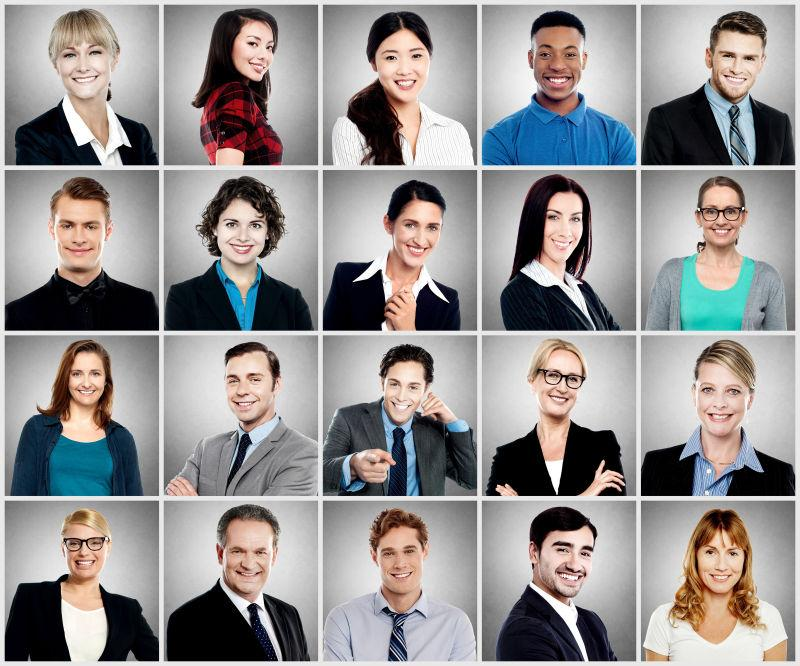
#> input picture Course_design/input/faces.jpg, 800 x 666 px
$ python face.py
#> lines starting #> are read from the running program, lines starting #| are printed output that depends on the picture; after the words box and inside, x2 and y2 are one past the last pixel; in counts of white or black regions, pixels touching at a corner belong together
import cv2
import numpy as np

# 实例化人脸分类器
# xml来源于资源文件
face_cascade = cv2.CascadeClassifier('./input/haarcascade_frontalface_default.xml')
# 读取测试图片
img = cv2.imread('./input/faces.jpg', cv2.IMREAD_COLOR)
#> img is the input picture: shape (666, 800, 3); mean B, G, R 145.3, 145.8, 149
# 将原彩色图转换成灰度图
gray = cv2.cvtColor(img, cv2.COLOR_BGR2GRAY)
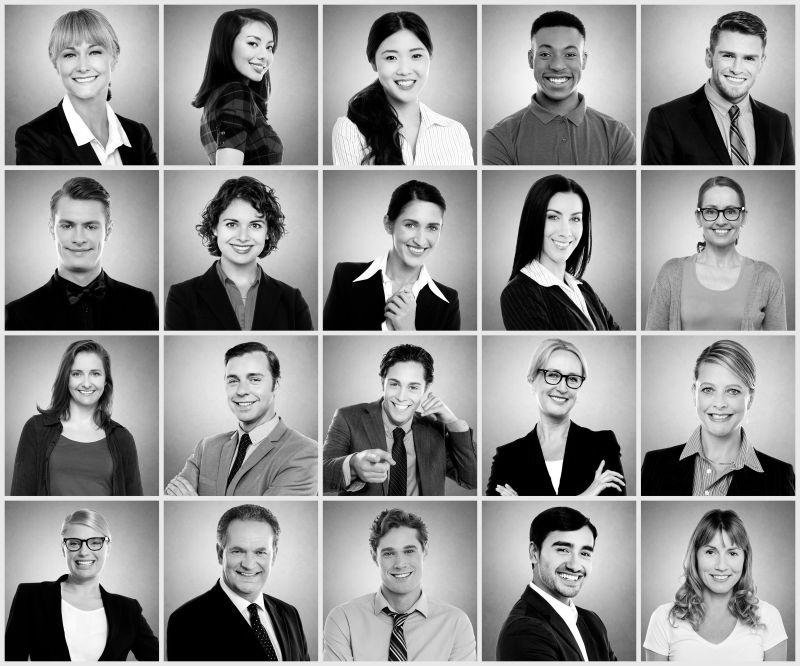
#> gray: shape (666, 800); min 0, max 255, mean 146.7
# 开始在灰度图上检测人脸，输出是人脸区域的外接矩形框
# - scaleFactor：表示每次图像尺寸减小的比例因子。该参数可以控制级联分类器检测窗口的大小，以适应不同尺寸的对象。通常设置为1.1或1.2。
# - minNeighbors：指定每个候选矩形框周围要保留的邻居数量。该参数可以过滤掉一些错误检测结果，提高检测精度。通常设置为3至6之间。
# - minSize：指定对象的最小尺寸。如果检测到的对象太小，则可能是假阳性结果，应该过滤掉。通常设置为(30, 30)或(50, 50)。
# - maxSize：指定对象的最大尺寸。如果检测到的对象太大，则可能是假阳性结果，应该过滤掉
faces = face_cascade.detectMultiScale(gray, scaleFactor=1.2, minNeighbors=1)
#> faces = 24 rows, first 6: [362, 448, 32, 32], [708, 252, 38, 38], [228, 286, 35, 35], [212, 202, 61, 61], [61, 353, 52, 52], [376, 364, 56, 56]
# 遍历人脸检测结果
for (x, y, w, h) in faces:
    # 在原彩色图上画人脸矩形框
    cv2.rectangle(img, (x, y), (x + w, y + h), (255, 255, 0), 2)
#> this loop made 24 passes
#> (x, y, w, h) on passes 1 to 12: (362, 448, 32, 32), (708, 252, 38, 38), (228, 286, 35, 35), (212, 202, 61, 61), (61, 353, 52, 52), (376, 364, 56, 56), (369, 529, 62, 62), (228, 22, 56, 56), (526, 30, 64, 64), (370, 31, 68, 68), (706, 31, 67, 67), (691, 188, 61, 61)
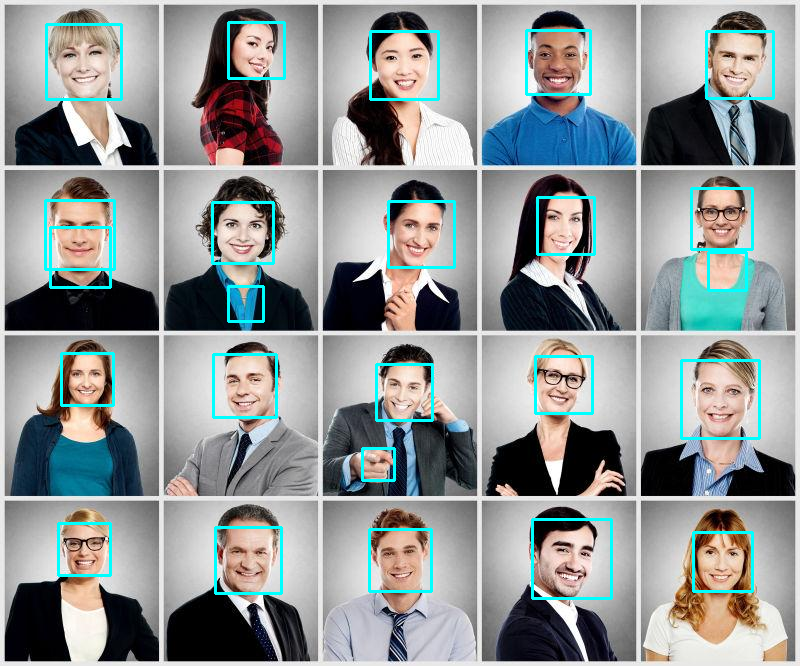
#> img: shape (666, 800, 3); 3.21% of pixels changed, all inside (x1, y1, x2, y2) = (44, 21, 775, 600)
# 显示画好矩形框的图片
cv2.imwrite('../output/faces.jpg', img)
cv2.namedWindow('faces', cv2.WINDOW_AUTOSIZE)
cv2.imshow('faces', img)
# 等待退出键
cv2.waitKey(0)
# 销毁显示窗口
cv2.destroyAllWindows()
